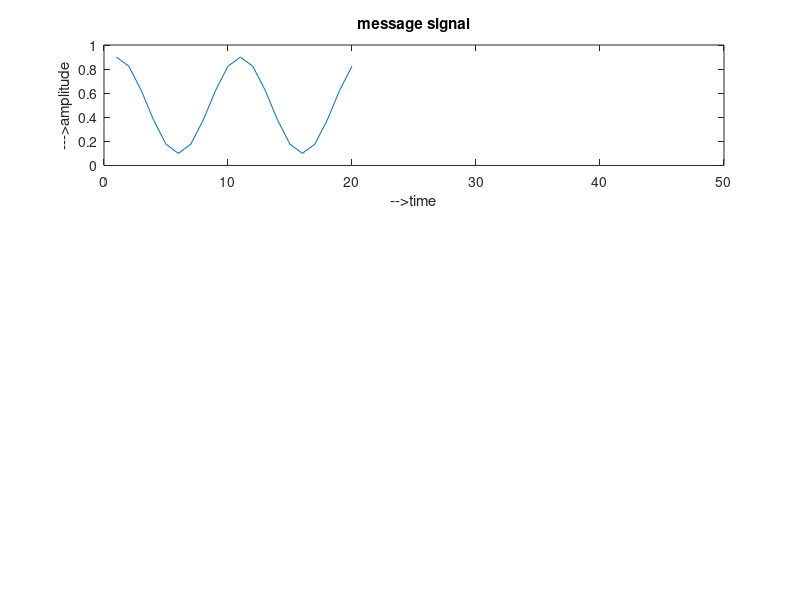

Write MATLAB code to recreate this figure. (Note: this script raises an error after producing the figure.)
% MATLAB PROGRAM TO GENERATE PWM & RECONSTRUCT MESSAGE SIGNAL
clc;
clear all;
close all;
fc=300;
fs=2000;
fm=200;
t=0:1/fs:((2/fm)-(1/fs));
m_t=0.4*cos(2*pi*fm*t)+0.5;
subplot(3,1,1);
plot(m_t);
xlabel('-->time');
ylabel('--->amplitude');
title('message signal');
axis([0 50 0 1]);
MODULATED_SIGNAL=modulate(m_t,fc,fs,'pwm');
subplot(3,1,2);
plot(MODULATED_SIGNAL);
axis([0 500 -0.2 1.2]);
title('PWM signal');
RECONSTRUCTED_SIGNAL=demod(MODULATED_SIGNAL,fc,fs,'pwm');
subplot(3,1,3);
plot(RECONSTRUCTED_SIGNAL);
title('demodulated signal from PWM');
axis([0 50 0 1 ]);
